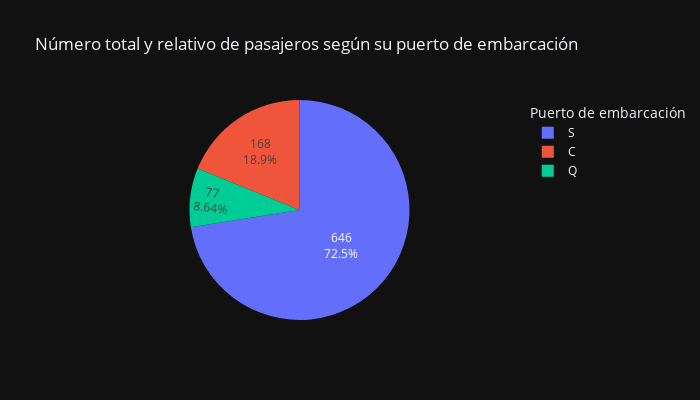

Source (notebook cell):
### Code cell
fig1 = px.pie(df3, values = df3["Embarked"].value_counts().values, template = "plotly_dark", title = "Número total y relativo de pasajeros según su puerto de embarcación", width = 700, height = 400, names = df3["Embarked"].value_counts().index)
fig1.update_traces(textinfo = "value + percent")
fig1.update_legends(title = "Puerto de embarcación")

### Figure 1 — Plotly figure (JSON) as saved in the notebook; plotly's stock layout.template omitted (floating-point values rounded to 4 significant figures)
{"data": [{"domain": {"x": [0, 1], "y": [0, 1]}, "hovertemplate": "label=%{label}<br>value=%{value}<extra></extra>", "labels": ["S", "C", "Q"], "legendgroup": "", "name": "", "showlegend": true, "textinfo": "value+percent", "type": "pie", "values": [646, 168, 77]}], "layout": {"height": 400, "legend": {"title": {"text": "Puerto de embarcación"}, "tracegroupgap": 0}, "title": {"text": "Número total y relativo de pasajeros según su puerto de embarcación"}, "width": 700}}
